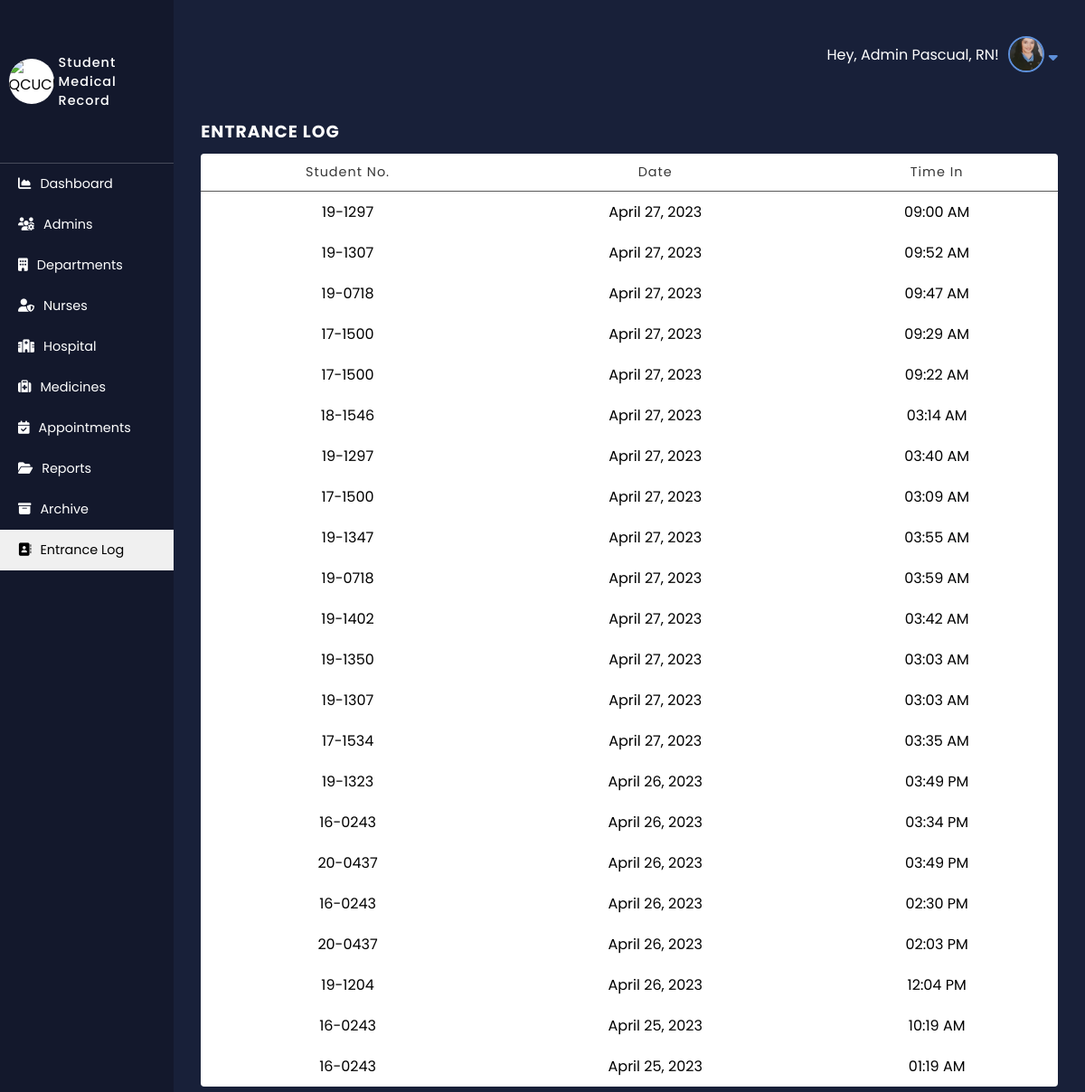
The page /Admin-Side/pages/entrance-log.php (signed in) on the database its author committed.
### tables this page shows
CREATE TABLE `entrance_log` (
  `id` int(11) NOT NULL,
  `student_number` varchar(20) NOT NULL,
  `timein` time NOT NULL,
  `logdate` date NOT NULL,
  `Status` varchar(255) NOT NULL
);

### Admin-Side/functions/admin.php (called while the page is built, shortened)
<?php
function fetchAdmin($conn, $id){
   if($id == null) {
      $sel = "SELECT * FROM `admins`
      WHERE `isArchive` = 0 ORDER BY `user_id` DESC";
   } else {
      $sel = "SELECT * FROM `admins` WHERE `user_id` = $id AND `isArchive` = 0";
   }
   $qry = mysqli_query($conn, $sel);
   return $qry;
}
?>

### Admin-Side/includes/function-header.php (called while the page is built, shortened)
<?php
   include "../includes/db_conn.php";
   include "../includes/date.php";
   include "../functions/admin.php";
   include "../functions/appointment.php";
   include "../functions/entrance-log.php";
   include "../functions/report.php";
   $id = $_SESSION['user_id'];
   $admin_logged_res = fetchAdmin($conn, $id);
   $admin_logged = mysqli_fetch_assoc($admin_logged_res);
   $entrance_log = fetchEntrance($conn, $date_today);
?>

### Admin-Side/includes/date.php (called while the page is built, shortened)
<?php
   $curr_date = date("Y-m-d");
   $curr_time = date("H:i:s");
   $date_today = "$curr_date $curr_time";
?>

### Admin-Side/functions/entrance-log.php (called while the page is built)
<?php
function fetchEntrance($conn){
   $sel = "SELECT * FROM `entrance_log` ORDER BY id DESC";
   $res = mysqli_query($conn, $sel);
   return $res;
}
?>

### Admin-Side/pages/entrance-log.php (the view, shortened to what this page needs)
<?php
   include "../includes/function-header.php";
?>
<!DOCTYPE html>
<html lang="en">
<head>
   <?php include "../includes/head.php"; ?>
   <link rel="stylesheet" href="../css/admin.css">
</head>
<body>
   <nav class="side-panel">
      <div class="nav-header">
         <div class="img-logo">
            <div class="img-handler">
               <img src="../assets/QCUClinicLogo.png" alt="QCUClinicLogo.png">
            </div>
         </div>
         <div class="title-logo">
            <p> Student Medical Record </p>
         </div>
      </div>
      <div class="primary-nav">
         <ul>
            <li>
               <a href="./dashboard.php" >
                  <i class="fas fa-chart-area fas-line"></i> Dashboard
               </a>
            </li>
            <li>
               <a href="./admin.php" >
                  <i class="fas fa-users-cog"></i> Admins
               </a>
            </li>
            <li>
               <a href="./department.php">
                  <i class="fas fa-building    "></i> Departments
               </a>
            </li>
            <li>
               <a href="./nurses.php">
                  <i class="fas fa-user-shield    "></i> Nurses
               </a>
            </li>
            <li>
               <a href="./hospital.php">
                  <i class="fas fa-hospital    "></i> Hospital
               </a>
            </li>
            <li>
               <a href="./medicine.php">
                  <i class="fas fa-medkit    "></i> Medicines
               </a>
            </li>
            <li>
               <a href="./appointment.php">
                  <i class="fas fa-calendar-check    "></i> Appointments
               </a>
            </li>
            <li>
               <a href="./reports.php">
                  <i class="fas fa-folder-open    "></i> Reports
               </a>
            </li>
            <li>
               <a href="./archive.php">
                  <i class="fas fa-archive    "></i> Archive
               </a>
            </li>
            <li>
               <a href="./entrance-log.php" class="isSelected">
                  <i class="fas fa-address-book    "></i> Entrance Log
               </a>
            </li>
         </ul>
      </div>
   </nav>
   <main>
      <?php include "../includes/main-header.php" ?>
      <div class="main-content">
         <div class="dept-container admin-container">
            <div class="content-header">
               <h3>  entrance log </h3>
            </div>
            <div class="admin-list-container">
               <table border="0">
                  <thead>
                     <tr>
                        <th> Student No. </th>
                        <th> Date </th>
                        <th> Time in </th>
                     </tr>
                  </thead>
                  <tbody>
                     <?php
                        if(mysqli_num_rows($entrance_log) > 0){
                           while($rows = mysqli_fetch_assoc($entrance_log)){
                                 $logdate = $rows['logdate'];
                                 $logdate = new DateTime($logdate);
                                 $logdate = $logdate->format("F d, Y");
                                 $timein = $rows['timein'];
                                 $timein = new DateTime($timein);
                                 $timein = $timein->format("h:s A");
                              ?>
                              <tr>
                                 <td> <?=$rows['student_number']?> </td>
                                 <td>  <?=$logdate?> </td>
                                 <td>  <?=$timein?></td>
                              </tr>
                              <?php
                           }
                        } else {
                            ?>
                              <tr>
                                 <td colspan="4"> No entrance log </td>
                              </tr>
                              <?php
                        }
                     ?>
                  </tbody>
               </table>
            </div>
         </div>
      </div>
   </main>
</body>
</html>

### Admin-Side/includes/main-header.php (shortened to what this page needs)
<header>
<div class="admin-profile">
   <div class="admin-text">
      <p> Hey, Admin <span style=""> <?=$admin_logged['lname']?></span>! </p>
   </div>
   <div class="profile" id="profile">
      <div class="img-handler">
         <img src="../assets/<?=$admin_logged['img']?>" alt="">
      </div>
      <div class="icon">
         <i class="fas fa-sort-down" aria-hidden="true"></i>
      </div>
   </div>
</div>
</header>

### Admin-Side/css/main.css (style rules this page uses)
:root { --primaryColor: #182039; --secondaryColor: #13182C; --primaryBgButton: #3E64FF; --hoverButton: #375ae3; --successBgButton: #5cd46e; --hoverSuccessButton: #4cb05b; --alertBgButton: #D42311; --hoverAlertButton: #b4200f; }
* { margin: 0; padding: 0; box-sizing: border-box; font-family: 'Poppins', 'Segoe UI', Tahoma, Geneva, Verdana, sans-serif; }
body { display: flex; align-items: center; }
.side-panel { width: 16%; height: 100vh; overflow: hidden; background-color: var(--secondaryColor); display: flex; flex-direction: column; justify-content: flex-start; }
.side-panel .nav-header { width: 100%; height: 15%; display: flex; align-items: center; justify-content: center; padding: 0 5%; border-bottom: 1px solid rgba(255, 255, 255, 0.22); }
.side-panel .nav-header .img-logo { margin-right: 5px; }
.side-panel .nav-header .img-logo .img-handler { width: 50px; height: 50px; border-radius: 50%; overflow: hidden; background-color: rgb(255, 255, 255); }
.side-panel .nav-header .img-logo .img-handler img { width: 100%; height: 100%; object-fit: cover; }
.side-panel .nav-header .title-logo { font-size: .9em; color: #fff; font-weight: 500; letter-spacing: 1px; }
.side-panel .primary-nav { width: 100%; height: 85%; }
.side-panel .primary-nav ul { width: 100%; height: 100%; }
.side-panel .primary-nav ul li { list-style: none; }
.side-panel .primary-nav ul li a { display: flex; align-items: center; justify-content: flex-start; padding: 12px 0; padding-left: 20px; color: #fff; text-decoration: none; font-size: .9em; transition: all ease-in-out .2s; }
.side-panel .primary-nav ul li a .fas { margin-right: 10px; }
.side-panel .primary-nav ul li a.isSelected { background-color: #f0f0f0; color: #000000; }
main { width: calc(100% - 16%); height: 100vh; background-color: var(--primaryColor); overflow: hidden; }
main header { width: 100%; height: 10%; display: flex; align-items: center; justify-content: flex-end; padding: 0 3%; }
main header .admin-profile { height: max-content; display: flex; align-items: center; justify-content: space-evenly; }
main header .admin-profile .admin-text { color: #fff; font-size: 1em; }
main header .admin-profile .profile { display: flex; align-items: center; margin-left: 10px; cursor: pointer; position: relative; }
main header .admin-profile .profile .img-handler { width: 40px; height: 40px; overflow: hidden; border-radius: 50%; border: 2px solid #5D8FD9 }
main header .admin-profile .profile .img-handler img { width: 100%; height: 100%; object-fit: cover; }
main header .admin-profile .profile .icon { margin-left: 5px; }
main header .admin-profile .profile .icon .fas { color: #5D8FD9; }
main .main-content { width: 100%; height: 90%; overflow-y: scroll; }
main .main-content > div { padding: 1% 3%; width: 100%; }
main .main-content > div .content-header { display: flex; align-items: center; justify-content: space-between; margin-bottom: 10px; }
main .main-content > div .content-header h3 { color: #fff; letter-spacing: 1px; text-transform: uppercase; }

### Admin-Side/css/admin.css (style rules this page uses)
.admin-container .admin-list-container { width: 100%; height: 100%; height: max-content; margin-top: 10px; overflow: hidden; overflow-x: scroll; }
.admin-container .admin-list-container table { border-collapse: collapse; width: 100%; background-color: #fff; border-radius: 4px; }
.admin-container .admin-list-container table thead { border-bottom: 1px solid rgb(89, 89, 89); }
.admin-container .admin-list-container table thead tr th { padding: 10px 12px; font-size: .9em; color: #373737; font-weight: 400; letter-spacing: 1px; text-transform: capitalize; }
.admin-container .admin-list-container table tbody tr { cursor: default; transition: all ease-in .2s; }
.admin-container .admin-list-container table tbody tr td { text-align: center; padding: 10px 12px; text-transform: capitalize; }

### rows shown on the page
entrance_log: student_number "19-1297", logdate "April 27, 2023", timein "09:00 AM"
entrance_log: student_number "19-1307", logdate "April 27, 2023", timein "09:52 AM"
entrance_log: student_number "19-0718", logdate "April 27, 2023", timein "09:47 AM"
entrance_log: student_number "17-1500", logdate "April 27, 2023", timein "09:29 AM"
entrance_log: student_number "17-1500", logdate "April 27, 2023", timein "09:22 AM"
entrance_log: student_number "18-1546", logdate "April 27, 2023", timein "03:14 AM"
entrance_log: student_number "19-1297", logdate "April 27, 2023", timein "03:40 AM"
entrance_log: student_number "17-1500", logdate "April 27, 2023", timein "03:09 AM"
entrance_log: student_number "19-1347", logdate "April 27, 2023", timein "03:55 AM"
entrance_log: student_number "19-0718", logdate "April 27, 2023", timein "03:59 AM"
entrance_log: student_number "19-1402", logdate "April 27, 2023", timein "03:42 AM"
entrance_log: student_number "19-1350", logdate "April 27, 2023", timein "03:03 AM"
entrance_log: student_number "19-1307", logdate "April 27, 2023", timein "03:03 AM"
entrance_log: student_number "17-1534", logdate "April 27, 2023", timein "03:35 AM"
entrance_log: student_number "19-1323", logdate "April 26, 2023", timein "03:49 PM"
entrance_log: student_number "16-0243", logdate "April 26, 2023", timein "03:34 PM"
entrance_log: student_number "20-0437", logdate "April 26, 2023", timein "03:49 PM"
entrance_log: student_number "16-0243", logdate "April 26, 2023", timein "02:30 PM"
entrance_log: student_number "20-0437", logdate "April 26, 2023", timein "02:03 PM"
entrance_log: student_number "19-1204", logdate "April 26, 2023", timein "12:04 PM"
entrance_log: student_number "16-0243", logdate "April 25, 2023", timein "10:19 AM"
entrance_log: student_number "16-0243", logdate "April 25, 2023", timein "01:19 AM"

### other values the page prints
$admin_logged['lname'] "Pascual, RN"
